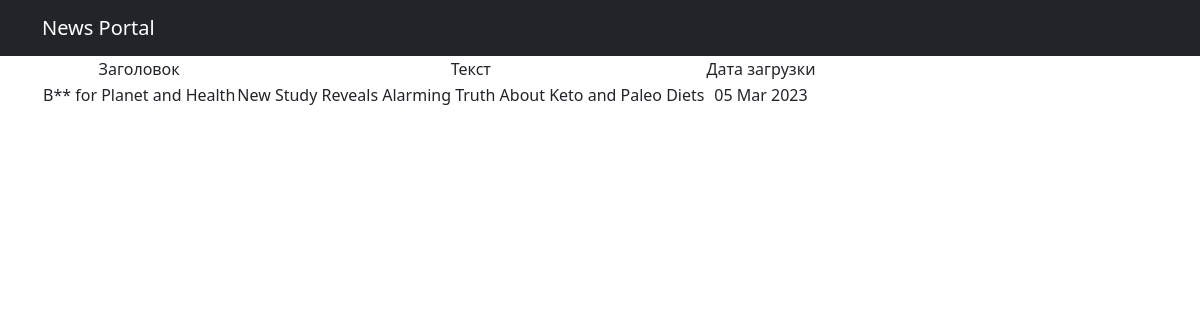
Screenshot of /posts/17 with the database file from the repository.
### news/models.py (models this page shows, shortened)
class Post(models.Model):
    author = models.ForeignKey(Author, on_delete=models.CASCADE)
    NEWS = 'NW'
    ARTICLE = 'AR'
    CATEGORY_CHOICES = (
        (NEWS, 'Новость'),
        (ARTICLE, 'Статья'),
    )
    categoryType = models.CharField(max_length=2, choices=CATEGORY_CHOICES, default=ARTICLE)
    dateCreation = models.DateTimeField(auto_now_add=True)
    postCategory = models.ManyToManyField(Category, through='PostCategory')
    title = models.CharField(max_length=128)
    text = models.TextField()
    rating = models.SmallIntegerField(default=0)

### news/views.py (the view)
# urls.py: path('<int:pk>', PostDetail.as_view(), name='post_detail'),
class PostDetail(DetailView):
    model = Post
    template_name = 'post.html'
    context_object_name = 'post'

### news/templatetags/custom_filters.py (called while the page is built)
@register.filter()
def censor(text):
    stop_words = ('bad', 'boring')
    for word in text.split():
        if word.lower() in stop_words:
            text = text.replace(word, f"{word[0]}{'*' * (len(word) - 1)}")
    return text

### templates/post.html (shortened to what this page needs)
{% extends 'flatpages/default.html' %}
{% load custom_filters %}
{% block content %}
<table>
    <tr>
        <td>Заголовок</td>
        <td>Текст</td>
        <td>Дата загрузки</td>
    </tr>
    <tr>
        <td>{{ post.title|censor }}</td>
        <td>{{ post.text|censor }}</td>
        <td>{{ post.dateCreation|date:'d M Y' }}</td>
    </tr>
</table>
{% endblock content %}

### rows the page displays
Post: title|censor "B** for Planet and Health", text|censor "New Study Reveals Alarming Truth About Keto and Paleo Diets", dateCreation "05 Mar 2023"
